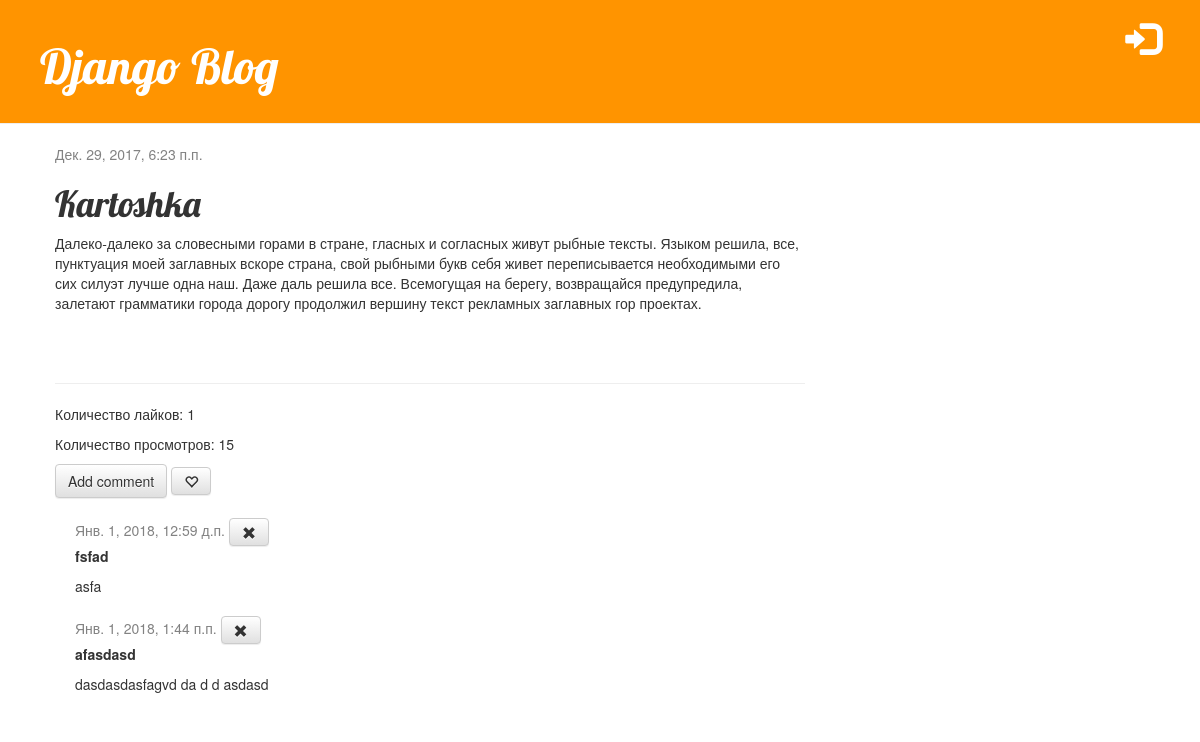
Screenshot of /post/3/ with the database file from the repository.
### blog/models.py (models this page shows, shortened)
class Post(models.Model):
    author = models.ForeignKey('auth.User')
    title = models.CharField(max_length=200)
    text = models.TextField()
    created_date = models.DateTimeField(
            default=timezone.now)
    published_date = models.DateTimeField(
            blank=True, null=True)
    views = models.IntegerField(default=0)
    def add_view(self):
        self.views += 1
        self.save()

class Comment(models.Model):
    post = models.ForeignKey('blog.Post', related_name='comments')
    author = models.CharField(max_length=200)
    text = models.TextField()
    created_date = models.DateTimeField(default=timezone.now)
    approved_comment = models.BooleanField(default=False)

### blog/views.py (the view)
# urls.py: url(r'^post/(?P<pk>\d+)/$', views.post_detail, name='post_detail'),
def post_detail(request, pk):
    post = get_object_or_404(Post, pk=pk)
    is_like = Like.is_like(post, request.user)
    number_of_likes = Like.count_of_likes(post)
    post.add_view()
    number_of_views = post.views
    return render(request, 'blog/post_detail.html', {
        'post': post,
        'is_like': is_like,
        'number_of_likes': number_of_likes,
        'number_of_views': number_of_views
    })

### blog/models.py (called while the page is built)
    @staticmethod
    def count_of_likes(post):
        return Like.objects.filter(post=post).count()

    @staticmethod
    def is_like(post, current_user):
        like = list(Like.objects.filter(post=post))
        if like:
            author = like.pop().author
            if current_user == author:
                is_like = True
            else:
                is_like = False
        else:
            is_like = False
        return is_like

### blog/templates/blog/post_detail.html (shortened to what this page needs)
{% extends 'blog/base.html' %}
{% block content %}
    <div class="post">
        {% if post.published_date %}
            <div class="date">
                {{ post.published_date }}
            </div>
        {% else %}
            <a class="btn btn-default" href="{% url 'post_publish' pk=post.pk %}">Publish</a>
        {% endif %}
        <h1>{{ post.title }}</h1>
        <p>{{ post.text|linebreaksbr }}</p>
    </div>
    <hr>
    <p> Количество лайков: {{ number_of_likes }}</p>
    <p> Количество просмотров: {{ number_of_views }}</p>
    <a class="btn btn-default" href="{% url 'add_comment_to_post' pk=post.pk %}">Add comment</a>
    {% if is_like is False %}
        <a class="btn btn-default" href="{% url 'add_like' pk=post.pk %}"><span class="glyphicon glyphicon-heart-empty"></span></a>
    {% else %}
        <a class="btn btn-default" href="{% url 'add_dislike' pk=post.pk %}"><span class="glyphicon glyphicon-heart"></span></a>
    {% endif %}
    {% for comment in post.comments.all %}
        {% if user.is_authenticated or comment.approved_comment %}
        <div class="comment">
            <div class="date">
                {{ comment.created_date }}
                <a class="btn btn-default" href="{% url 'comment_remove' pk=comment.pk %}"><span class="glyphicon glyphicon-remove"></span></a>
            </div>
            <strong>{{ comment.author }}</strong>
            <p>{{ comment.text|linebreaks }}</p>
        </div>
        {% endif %}
    {% empty %}
        <p>No comments here yet :(</p>
    {% endfor %}
{% endblock %}

### blog/static/css/blog.css (style rules this page uses)
h1, h2, h3, h4 { font-family: 'Lobster', cursive; }
.date { color: #828282; }
.post { margin-bottom: 70px; }
.comment { margin: 20px 0px 20px 20px; }

### rows the page displays
Post: published_date "Дек. 29, 2017, 6:23 п.п.", title "Kartoshka", text "Далеко-далеко за словесными горами в стране, гласных и согласных живут рыбные тексты. Языком решила, все, пунктуация моей заглавных вскоре страна, свой рыбными букв себя живет переписывается необходимыми его сих силуэт лучше одна наш. Даже даль решила все. Всемогущая на берегу, возвращайся предупредила, залетают грамматики города дорогу продолжил вершину текст рекламных заглавных гор проектах."
Comment: created_date "Янв. 1, 2018, 12:59 д.п.", author "fsfad", text "asfa"
Comment: created_date "Янв. 1, 2018, 1:44 п.п.", author "afasdasd", text "dasdasdasfagvd da d d asdasd"

### other values shown
{{ number_of_likes }} "1"
{{ number_of_views }} "15"
